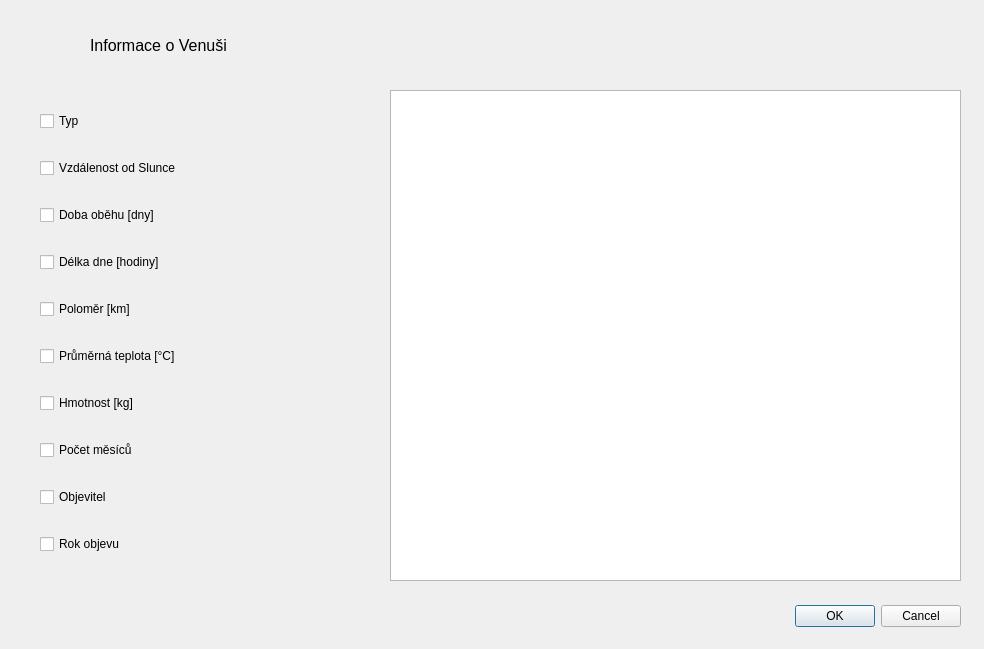
<?xml version="1.0" encoding="UTF-8"?>
<ui version="4.0">
 <class>DialogVenuse</class>
 <widget class="QDialog" name="DialogVenuse">
  <property name="geometry">
   <rect>
    <x>0</x>
    <y>0</y>
    <width>984</width>
    <height>649</height>
   </rect>
  </property>
  <property name="windowTitle">
   <string>Dialog</string>
  </property>
  <widget class="QDialogButtonBox" name="buttonBox">
   <property name="geometry">
    <rect>
     <x>620</x>
     <y>600</y>
     <width>341</width>
     <height>32</height>
    </rect>
   </property>
   <property name="orientation">
    <enum>Qt::Horizontal</enum>
   </property>
   <property name="standardButtons">
    <set>QDialogButtonBox::Cancel|QDialogButtonBox::Ok</set>
   </property>
  </widget>
  <widget class="QTableView" name="tableViewVenuse">
   <property name="geometry">
    <rect>
     <x>390</x>
     <y>90</y>
     <width>571</width>
     <height>491</height>
    </rect>
   </property>
  </widget>
  <widget class="QWidget" name="verticalLayoutWidget">
   <property name="geometry">
    <rect>
     <x>40</x>
     <y>90</y>
     <width>301</width>
     <height>491</height>
    </rect>
   </property>
   <layout class="QVBoxLayout" name="verticalLayout">
    <item>
     <widget class="QCheckBox" name="checkBox_2">
      <property name="text">
       <string>Typ</string>
      </property>
     </widget>
    </item>
    <item>
     <widget class="QCheckBox" name="checkBox_4">
      <property name="text">
       <string>Vzdálenost od Slunce</string>
      </property>
     </widget>
    </item>
    <item>
     <widget class="QCheckBox" name="checkBox_5">
      <property name="text">
       <string>Doba oběhu [dny]</string>
      </property>
     </widget>
    </item>
    <item>
     <widget class="QCheckBox" name="checkBox_8">
      <property name="text">
       <string>Délka dne [hodiny]</string>
      </property>
     </widget>
    </item>
    <item>
     <widget class="QCheckBox" name="checkBox_9">
      <property name="text">
       <string>Poloměr [km]</string>
      </property>
     </widget>
    </item>
    <item>
     <widget class="QCheckBox" name="checkBox_7">
      <property name="text">
       <string>Průměrná teplota [°C]</string>
      </property>
     </widget>
    </item>
    <item>
     <widget class="QCheckBox" name="checkBox_10">
      <property name="text">
       <string>Hmotnost [kg]</string>
      </property>
     </widget>
    </item>
    <item>
     <widget class="QCheckBox" name="checkBox_6">
      <property name="text">
       <string>Počet měsíců</string>
      </property>
     </widget>
    </item>
    <item>
     <widget class="QCheckBox" name="checkBox_3">
      <property name="text">
       <string>Objevitel</string>
      </property>
     </widget>
    </item>
    <item>
     <widget class="QCheckBox" name="checkBox">
      <property name="text">
       <string>Rok objevu</string>
      </property>
     </widget>
    </item>
   </layout>
  </widget>
  <widget class="QLabel" name="label">
   <property name="geometry">
    <rect>
     <x>90</x>
     <y>30</y>
     <width>221</width>
     <height>31</height>
    </rect>
   </property>
   <property name="text">
    <string>&lt;html&gt;&lt;head/&gt;&lt;body&gt;&lt;p&gt;&lt;span style=&quot; font-size:12pt;&quot;&gt;Informace o Venuši&lt;/span&gt;&lt;/p&gt;&lt;/body&gt;&lt;/html&gt;</string>
   </property>
  </widget>
 </widget>
 <resources/>
 <connections>
  <connection>
   <sender>buttonBox</sender>
   <signal>accepted()</signal>
   <receiver>DialogVenuse</receiver>
   <slot>accept()</slot>
   <hints>
    <hint type="sourcelabel">
     <x>248</x>
     <y>254</y>
    </hint>
    <hint type="destinationlabel">
     <x>157</x>
     <y>274</y>
    </hint>
   </hints>
  </connection>
  <connection>
   <sender>buttonBox</sender>
   <signal>rejected()</signal>
   <receiver>DialogVenuse</receiver>
   <slot>reject()</slot>
   <hints>
    <hint type="sourcelabel">
     <x>316</x>
     <y>260</y>
    </hint>
    <hint type="destinationlabel">
     <x>286</x>
     <y>274</y>
    </hint>
   </hints>
  </connection>
 </connections>
</ui>
